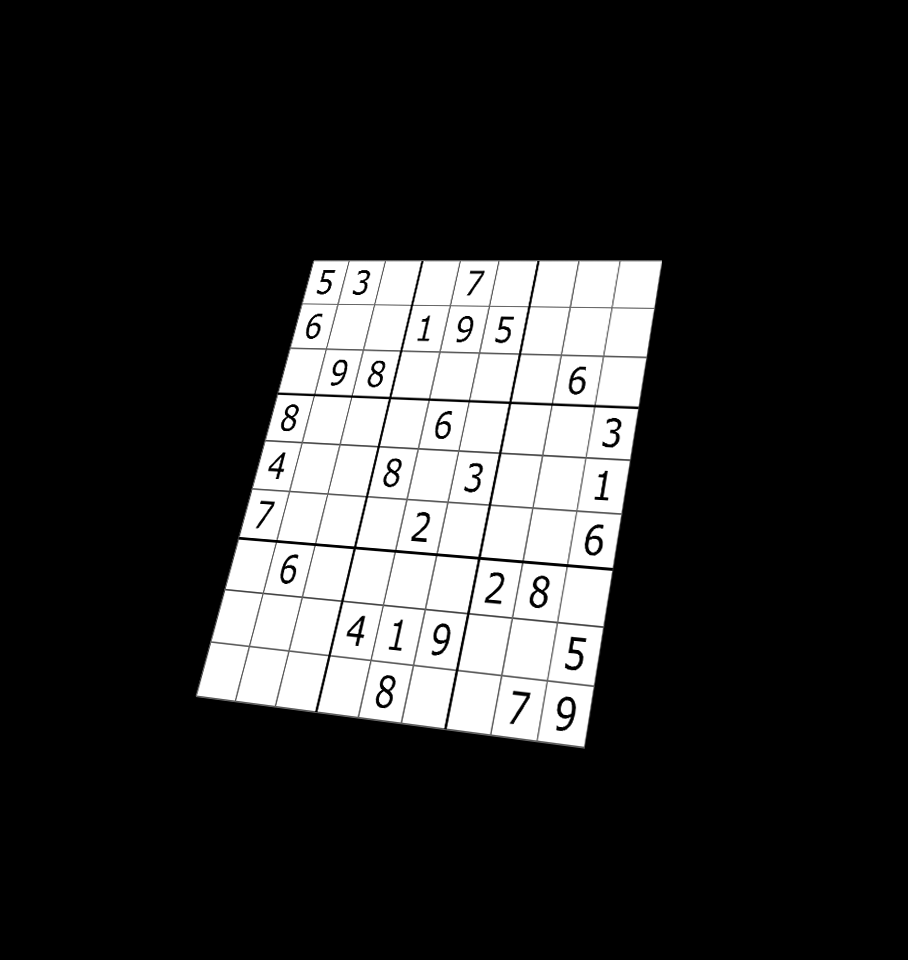
#> input picture Untitled-1.png, 908 x 960 px
$ python dAngle.py
#> lines starting #> are read from the running program, lines starting #| are printed output that depends on the picture; after the words box and inside, x2 and y2 are one past the last pixel; in counts of white or black regions, pixels touching at a corner belong together
import numpy as np
import cv2
import math
from scipy import ndimage

img_before = cv2.imread('Untitled-1.png')
#> img_before is the input picture: shape (960, 908, 3); mean B, G, R 46.2, 46.2, 46.2
img_gray = cv2.cvtColor(img_before, cv2.COLOR_BGR2GRAY)
img_edges = cv2.Canny(img_gray, 100, 100, apertureSize=3)
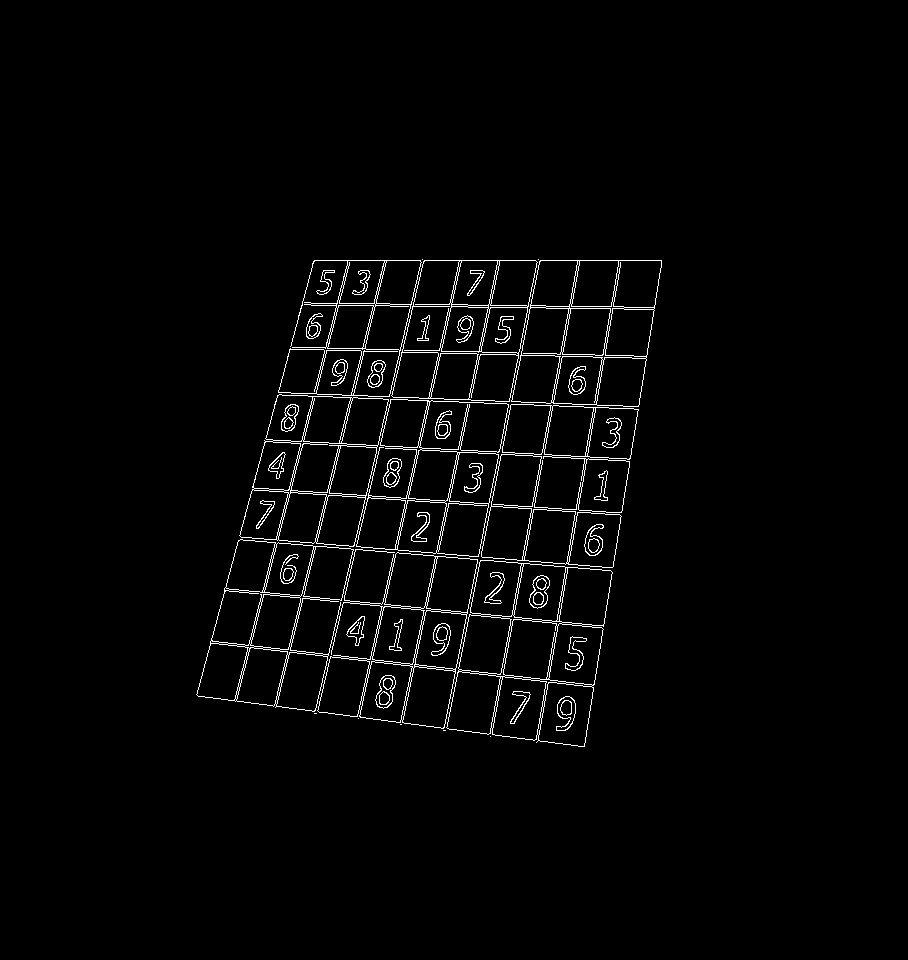
#> img_edges: shape (960, 908); 2.1% white in thin lines or dots, all inside (x1, y1, x2, y2) = (196, 259, 662, 747)
lines = cv2.HoughLinesP(img_edges, 1, math.pi / 180.0, 100, minLineLength=100, maxLineGap=5)
#> lines = 51 rows, first 6: [275, 707, 386, 260], [400, 722, 498, 260], [401, 724, 500, 260], [535, 739, 617, 272], [584, 746, 661, 260], [273, 706, 385, 260]

angles = []

for [[x1, y1, x2, y2]] in lines:
    cv2.line(img_before, (x1, y1), (x2, y2), (255, 0, 0), 3)
    angle = math.degrees(math.atan2(y2 - y1, x2 - x1))
    angles.append(angle)
#> this loop made 51 passes
#> (x1, y1, x2, y2, angle) on passes 1 to 12: (275, 707, 386, 260, -76.05), (400, 722, 498, 260, -78.02), (401, 724, 500, 260, -77.96), (535, 739, 617, 272, -80.04), (584, 746, 661, 260, -81), (273, 706, 385, 260, -75.9), (314, 260, 660, 260, 0), (197, 695, 313, 261, -75.04), (537, 741, 620, 266, -80.09), (266, 439, 629, 458, 3), (266, 441, 439, 450, 2.98), (423, 428, 461, 261, -77.18)
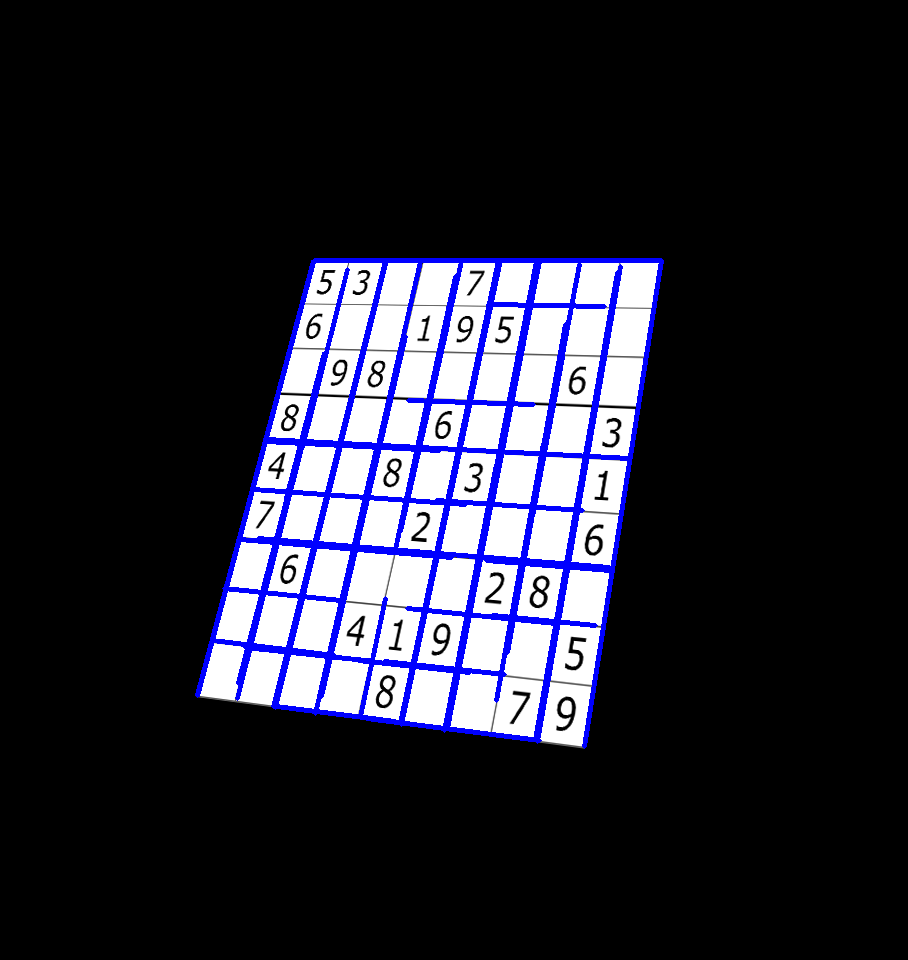
#> img_before: shape (960, 908, 3); 4.78% of pixels changed, all inside (x1, y1, x2, y2) = (195, 258, 664, 749)
#> after the loop, angles = 51 values, max 7.25 at index 44, min -81 at index 4, mean -45.52

cv2.imshow("Detected lines", img_before)
key = cv2.waitKey(0)
#> (key Esc is pressed here)

median_angle = np.median(angles)
#> median_angle = -75.87
img_rotated = ndimage.rotate(img_before, median_angle)
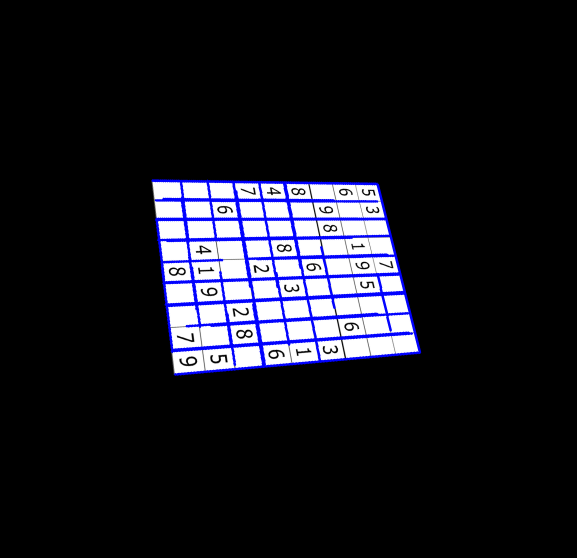
#> img_rotated: shape (1115, 1153, 3) (shown at 1/2 size); mean B, G, R 33.6, 25.3, 25.3

print(f"Angle is {median_angle:.04f}")
#| Angle is -75.8695
